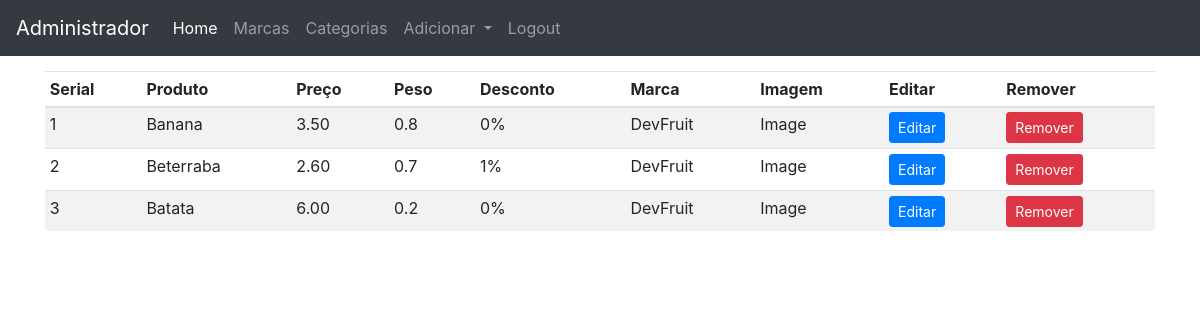
Page /admin (signed in) on the earlier database version.
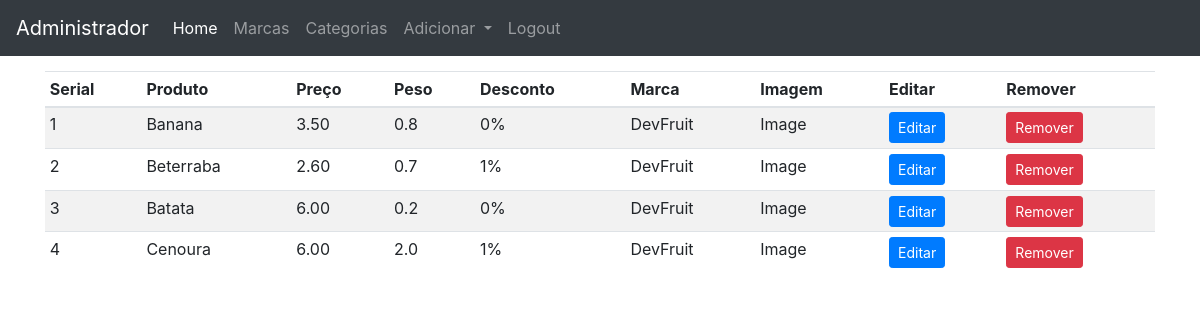
Same page on the later database version.
### loja/produtos/models.py (models this page shows, shortened)
class Produto(db.Model):
    id = db.Column(db.Integer, primary_key=True)
    name = db.Column(db.String(80), nullable=False)
    price = db.Column(db.Numeric(10,2), nullable=False)
    discount = db.Column(db.Integer, default=0)
    stock = db.Column(db.Integer, nullable=False)
    weight= db.Column(db.Float, nullable=False)
    description= db.Column(db.Text, nullable=False)
    pub_date = db.Column(db.DateTime, nullable=False, default=datetime.utcnow)
    marca_id = db.Column(db.Integer, db.ForeignKey('marca.id'),nullable=False)
    marca = db.relationship('Marca', backref=db.backref('marcas', lazy=True))
    categoria_id = db.Column(db.Integer, db.ForeignKey('categoria.id'),nullable=False)
    categoria = db.relationship('Categoria', backref=db.backref('categorias', lazy=True))
    image= db.Column(db.String(150), nullable=True, default='image.jpg')

class Marca(db.Model):
    id = db.Column(db.Integer, primary_key=True)
    name = db.Column(db.String(30),nullable=False,unique=True)

### loja/admin/rotas.py (the view)
@app.route('/admin')
def admin():
    if 'email' not in session:
        flash(f'Realize o login!','danger')
        return redirect(url_for('adminLogin'))
    produtos = Produto.query.all()
    return render_template('admin/index.html', title = 'Pagina administrativa', produtos=produtos)

### loja/templates/admin/index.html (shortened to what this page needs)
{% extends 'layoutsAdmin.html' %}
{% block content %}
<div class="containter">
{% include 'navbarAdmin.html' %}
<div class="container" style="margin-top: 15px; margin-bottom: 15px;">
      <div class="containter mt-2">
        <table class="table table-sm table-striped">
            <thead>
                <th>Serial</th>
                <th>Produto</th>
                <th>Preço</th>
                <th>Peso</th>
                <th>Desconto</th>
                <th>Marca</th>
                <th>Imagem</th>
                <th>Editar</th>
                <th>Remover</th>
            </thead>
            <tbody>
                {% for produto in produtos %}
                <tr>
                    <td>{{loop.index}}</td>
                    <td>{{produto.name}}</td>
                    <td>{{produto.price}}</td>
                    <td>{{produto.weight}}</td>
                    <td>{{produto.discount}}%</td>
                    <td>{{produto.marca.name}}</td>
                    <td>Image</td>
                    <td><a href="{{url_for('updateproduto', id=produto.id)}}" class="btn btn-primary btn-sm"btn>Editar</a></td>
                    <td>
                      <form action="{{url_for('deleteproduto', id= produto.id)}}" method="POST">
                        <button type="button" class="btn btn-danger btn-sm" data-toggle="modal" data-target="#exampleModal{{produto.id}}">Remover</button>
                      </form>
                    </td>
                </tr>
                {% endfor %}
    </tbody>
  </table>
  </div>
</div>
{% endblock content %}

Differences in the rows shown:
added Produto: name "Cenoura", price "6.00", weight "2.0", discount "1", marca.name "DevFruit"
